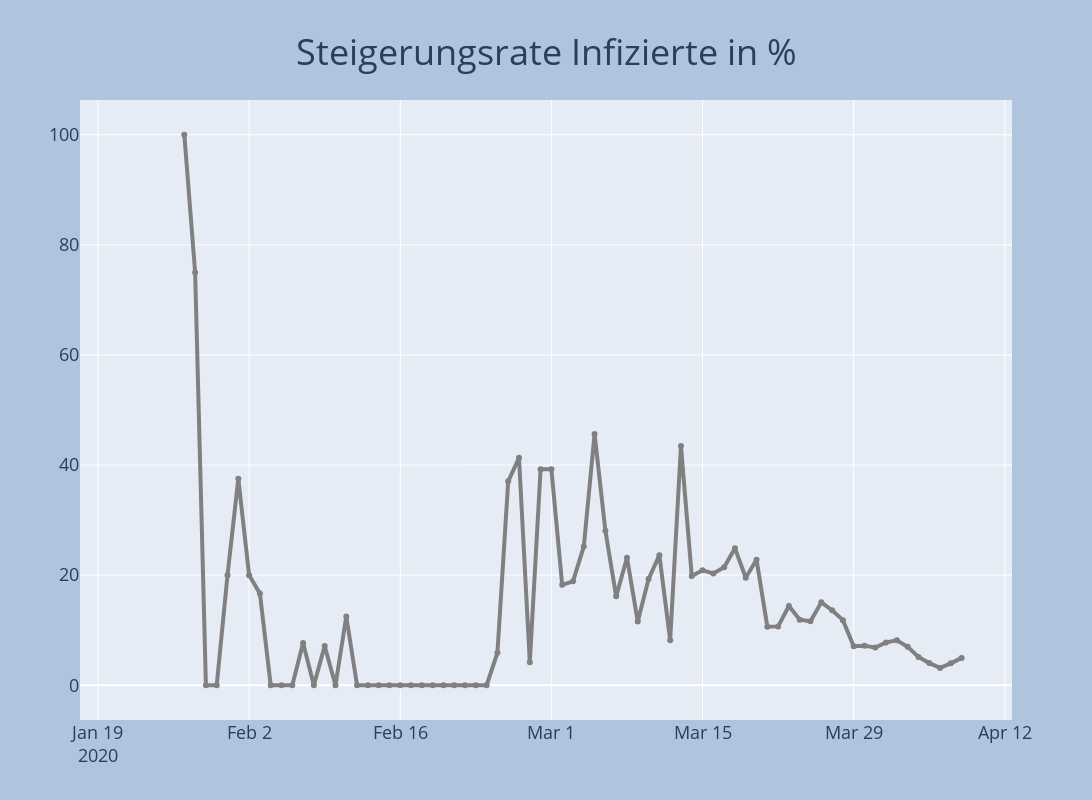

Source (notebook cell):
### Code cell
fig = go.Figure()
fig.add_trace(go.Scatter(x=df.datum, y=df.proz_steig_infiziert,line=dict(color='grey', width=4), mode='lines+markers'))
fig = plot_layout(fig, 'Steigerungsrate Infizierte in %')
fig.show()
